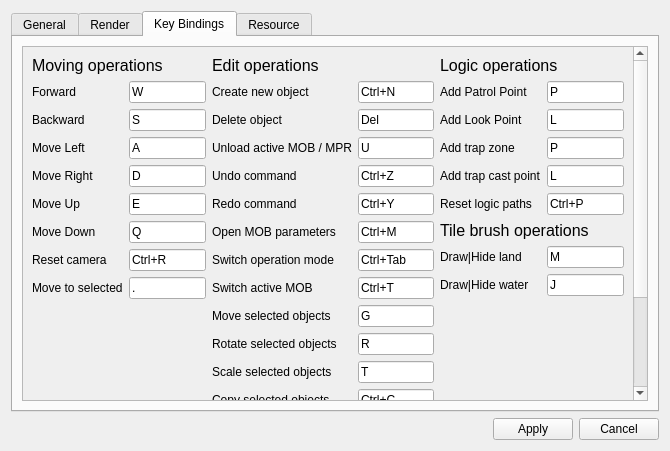
<?xml version="1.0" encoding="UTF-8"?>
<ui version="4.0">
 <class>CSettings</class>
 <widget class="QWidget" name="CSettings">
  <property name="geometry">
   <rect>
    <x>0</x>
    <y>0</y>
    <width>670</width>
    <height>451</height>
   </rect>
  </property>
  <property name="windowTitle">
   <string>Settings</string>
  </property>
  <layout class="QVBoxLayout" name="verticalLayout_3">
   <item>
    <widget class="QTabWidget" name="tabWidget">
     <property name="enabled">
      <bool>true</bool>
     </property>
     <property name="layoutDirection">
      <enum>Qt::LeftToRight</enum>
     </property>
     <property name="currentIndex">
      <number>2</number>
     </property>
     <widget class="QWidget" name="tabGeneral">
      <attribute name="title">
       <string>General</string>
      </attribute>
      <layout class="QHBoxLayout" name="horizontalLayout_3">
       <item>
        <widget class="QScrollArea" name="scrollArea">
         <property name="widgetResizable">
          <bool>true</bool>
         </property>
         <widget class="QWidget" name="scrollAreaWidgetContents">
          <property name="geometry">
           <rect>
            <x>0</x>
            <y>0</y>
            <width>628</width>
            <height>357</height>
           </rect>
          </property>
          <layout class="QGridLayout" name="gridLayout" columnstretch="1,3">
           <item row="4" column="0">
            <layout class="QHBoxLayout" name="horizontalLayout_7">
             <item>
              <widget class="QLabel" name="label_38">
               <property name="toolTip">
                <string>Controls detail written to the workflow log: 0 Off, 1 Fatal errors, 2 Warnings, 3 Information, 4 Debug. Use Information for normal testing and Debug when reproducing a problem.</string>
               </property>
               <property name="text">
                <string>Log level</string>
               </property>
              </widget>
             </item>
             <item>
              <widget class="QSlider" name="logLevel">
               <property name="toolTip">
                 <string>0 Off; 1 Fatal errors; 2 Warnings; 3 Information; 4 Debug. Information is recommended for testing; Debug produces the most diagnostic detail.</string>
               </property>
               <property name="maximum">
                <number>4</number>
               </property>
               <property name="orientation">
                <enum>Qt::Horizontal</enum>
               </property>
              </widget>
             </item>
            </layout>
           </item>
           <item row="5" column="0">
            <layout class="QHBoxLayout" name="horizontalLayoutUndoHistory">
             <item>
              <widget class="QLabel" name="labelUndoHistoryLimit">
               <property name="toolTip">
                <string>Maximum number of editor commands retained for Undo and Redo, including selection changes. The default is 512. Applied after restarting the editor.</string>
               </property>
               <property name="text">
                <string>Undo history limit</string>
               </property>
              </widget>
             </item>
             <item>
              <widget class="QLineEdit" name="undoHistoryLimit">
               <property name="toolTip">
                 <string>Maximum number of editor commands retained for Undo and Redo, including selection changes. The default is 512. Applied after restarting the editor.</string>
               </property>
              </widget>
             </item>
            </layout>
           </item>
           <item row="0" column="0">
            <widget class="QCheckBox" name="dipEditSymmetric">
             <property name="toolTip">
              <string>When editing diplomacy, automatically applies the reciprocal relationship in the opposite direction.</string>
             </property>
             <property name="text">
              <string>Two-way diplomacy changes</string>
             </property>
            </widget>
           </item>
           <item row="2" column="0">
            <layout class="QHBoxLayout" name="horizontalLayout_14">
             <property name="rightMargin">
              <number>0</number>
             </property>
             <property name="bottomMargin">
              <number>0</number>
             </property>
             <item>
              <widget class="QLabel" name="labelSenseY">
               <property name="toolTip">
                <string>Vertical mouse-look sensitivity for the 3D viewport camera.</string>
               </property>
               <property name="text">
                <string>Sense Y:</string>
               </property>
              </widget>
             </item>
             <item>
              <widget class="QSlider" name="mouseSenseY">
               <property name="toolTip">
                <string>Vertical mouse-look sensitivity for the 3D viewport camera.</string>
               </property>
               <property name="minimum">
                <number>1</number>
               </property>
               <property name="orientation">
                <enum>Qt::Horizontal</enum>
               </property>
              </widget>
             </item>
            </layout>
           </item>
           <item row="11" column="0">
            <spacer name="verticalSpacer_2">
             <property name="orientation">
              <enum>Qt::Vertical</enum>
             </property>
             <property name="sizeHint" stdset="0">
              <size>
               <width>20</width>
               <height>209</height>
              </size>
             </property>
            </spacer>
           </item>
           <item row="2" column="1">
            <spacer name="horizontalSpacer_2">
             <property name="orientation">
              <enum>Qt::Horizontal</enum>
             </property>
             <property name="sizeHint" stdset="0">
              <size>
               <width>40</width>
               <height>20</height>
              </size>
             </property>
            </spacer>
           </item>
           <item row="3" column="0">
            <layout class="QHBoxLayout" name="horizontalLayout_5">
             <property name="topMargin">
              <number>0</number>
             </property>
             <property name="rightMargin">
              <number>0</number>
             </property>
             <item>
              <widget class="QLabel" name="labelRangeInc">
               <property name="toolTip">
                <string>Size of a newly added MOB object-ID range. The new range starts after the highest existing range and ends at start plus this value.</string>
               </property>
               <property name="text">
                 <string>New ID range size</string>
               </property>
              </widget>
             </item>
             <item>
              <widget class="QLineEdit" name="rangeIncrement">
               <property name="toolTip">
                <string>Size of a newly added MOB object-ID range. Default: 999.</string>
               </property>
              </widget>
             </item>
            </layout>
           </item>
           <item row="1" column="0">
            <layout class="QHBoxLayout" name="horizontalLayout_13">
             <property name="rightMargin">
              <number>0</number>
             </property>
             <property name="bottomMargin">
              <number>0</number>
             </property>
             <item>
              <widget class="QLabel" name="labelSenseX">
               <property name="toolTip">
                <string>Horizontal mouse-look sensitivity for the 3D viewport camera.</string>
               </property>
               <property name="text">
                <string>Sense X:</string>
               </property>
              </widget>
             </item>
             <item>
              <widget class="QSlider" name="mouseSenseX">
               <property name="toolTip">
                <string>Horizontal mouse-look sensitivity for the 3D viewport camera.</string>
               </property>
               <property name="minimum">
                <number>1</number>
               </property>
               <property name="orientation">
                <enum>Qt::Horizontal</enum>
               </property>
              </widget>
             </item>
            </layout>
           </item>
           <item row="7" column="0">
            <layout class="QHBoxLayout" name="horizontalLayout_8">
             <property name="bottomMargin">
              <number>0</number>
             </property>
             <item>
              <widget class="QLabel" name="labellandCheckTime">
               <property name="toolTip">
                <string>Reserved for polling externally modified MPR files. This feature is currently disabled, so this value has no effect.</string>
               </property>
               <property name="text">
                 <string>External MPR polling (inactive)</string>
               </property>
              </widget>
             </item>
             <item>
              <widget class="QSlider" name="landCheckTime">
               <property name="enabled">
                <bool>false</bool>
               </property>
               <property name="toolTip">
                <string>Currently inactive. Intended polling interval in milliseconds for detecting MPR changes made by another program.</string>
               </property>
               <property name="minimumSize">
                <size>
                 <width>50</width>
                 <height>0</height>
                </size>
               </property>
               <property name="maximum">
                <number>2000</number>
               </property>
               <property name="singleStep">
                <number>100</number>
               </property>
               <property name="orientation">
                <enum>Qt::Horizontal</enum>
               </property>
              </widget>
             </item>
            </layout>
           </item>
          </layout>
         </widget>
        </widget>
       </item>
      </layout>
     </widget>
     <widget class="QWidget" name="tabRender">
      <attribute name="title">
       <string>Render</string>
      </attribute>
      <layout class="QVBoxLayout" name="verticalLayout">
       <item>
        <widget class="QScrollArea" name="scrollArea_2">
         <property name="widgetResizable">
          <bool>true</bool>
         </property>
         <widget class="QWidget" name="scrollAreaWidgetContents_2">
          <property name="geometry">
           <rect>
            <x>0</x>
            <y>0</y>
            <width>628</width>
            <height>357</height>
           </rect>
          </property>
          <property name="layoutDirection">
           <enum>Qt::LeftToRight</enum>
          </property>
          <property name="autoFillBackground">
           <bool>true</bool>
          </property>
          <layout class="QVBoxLayout" name="verticalLayout_2">
           <property name="spacing">
            <number>6</number>
           </property>
           <property name="sizeConstraint">
            <enum>QLayout::SetDefaultConstraint</enum>
           </property>
           <property name="leftMargin">
            <number>9</number>
           </property>
           <property name="topMargin">
            <number>9</number>
           </property>
           <property name="rightMargin">
            <number>9</number>
           </property>
           <property name="bottomMargin">
            <number>9</number>
           </property>
           <item>
            <widget class="QCheckBox" name="drawLogic">
             <property name="toolTip">
              <string>Shows unit patrol routes and other unit logic even when their owning unit is not selected.</string>
             </property>
             <property name="text">
              <string>Always draw units logic</string>
             </property>
            </widget>
           </item>
           <item>
            <widget class="QCheckBox" name="freeCamera">
             <property name="toolTip">
              <string>Uses unrestricted viewport camera movement instead of terrain-constrained navigation.</string>
             </property>
             <property name="text">
              <string>Free Camera</string>
             </property>
            </widget>
           </item>
           <item>
            <widget class="QCheckBox" name="drawWater">
             <property name="toolTip">
              <string>Displays MPR water, swamp, and similar surface overlays in the viewport.</string>
             </property>
             <property name="text">
              <string>Draw water</string>
             </property>
            </widget>
           </item>
           <item>
            <widget class="QCheckBox" name="drawHelp">
             <property name="toolTip">
              <string>Displays helper-radius guides for applicable objects while editing logic.</string>
             </property>
             <property name="text">
              <string>Draw help radius in logic mode</string>
             </property>
            </widget>
           </item>
           <item>
            <spacer name="verticalSpacer">
             <property name="orientation">
              <enum>Qt::Vertical</enum>
             </property>
             <property name="sizeHint" stdset="0">
              <size>
               <width>20</width>
               <height>40</height>
              </size>
             </property>
            </spacer>
           </item>
          </layout>
         </widget>
        </widget>
       </item>
      </layout>
     </widget>
     <widget class="QWidget" name="tabKeyBindings">
      <attribute name="title">
       <string>Key Bindings</string>
      </attribute>
      <layout class="QVBoxLayout" name="verticalLayout_4">
       <item>
        <widget class="QScrollArea" name="scrollArea_4">
         <property name="widgetResizable">
          <bool>true</bool>
         </property>
         <widget class="QWidget" name="scrollAreaWidgetContents_4">
          <property name="geometry">
           <rect>
            <x>0</x>
            <y>0</y>
            <width>614</width>
            <height>487</height>
           </rect>
          </property>
          <layout class="QHBoxLayout" name="horizontalLayout">
           <item>
            <layout class="QHBoxLayout" name="horizontalLayout_12">
             <item>
              <layout class="QFormLayout" name="formLayout_3">
               <item row="0" column="0" colspan="2">
                <widget class="QLabel" name="label_5">
                 <property name="font">
                  <font>
                   <pointsize>12</pointsize>
                  </font>
                 </property>
                 <property name="text">
                  <string>Moving operations</string>
                 </property>
                </widget>
               </item>
               <item row="1" column="0">
                <widget class="QLabel" name="label_3">
                 <property name="text">
                  <string>Forward</string>
                 </property>
                </widget>
               </item>
               <item row="1" column="1">
                <widget class="QKeySequenceEdit" name="keySequenceEdit">
                 <property name="keySequence">
                  <string>W</string>
                 </property>
                </widget>
               </item>
               <item row="2" column="0">
                <widget class="QLabel" name="label_10">
                 <property name="text">
                  <string>Backward</string>
                 </property>
                </widget>
               </item>
               <item row="2" column="1">
                <widget class="QKeySequenceEdit" name="keySequenceEdit_2">
                 <property name="keySequence">
                  <string>S</string>
                 </property>
                </widget>
               </item>
               <item row="3" column="0">
                <widget class="QLabel" name="label_13">
                 <property name="text">
                  <string>Move Left</string>
                 </property>
                </widget>
               </item>
               <item row="3" column="1">
                <widget class="QKeySequenceEdit" name="keySequenceEdit_5">
                 <property name="keySequence">
                  <string>A</string>
                 </property>
                </widget>
               </item>
               <item row="4" column="0">
                <widget class="QLabel" name="label_14">
                 <property name="text">
                  <string>Move Right</string>
                 </property>
                </widget>
               </item>
               <item row="4" column="1">
                <widget class="QKeySequenceEdit" name="keySequenceEdit_6">
                 <property name="keySequence">
                  <string>D</string>
                 </property>
                </widget>
               </item>
               <item row="5" column="0">
                <widget class="QLabel" name="label_15">
                 <property name="text">
                  <string>Move Up</string>
                 </property>
                </widget>
               </item>
               <item row="5" column="1">
                <widget class="QKeySequenceEdit" name="keySequenceEdit_7">
                 <property name="keySequence">
                  <string>E</string>
                 </property>
                </widget>
               </item>
               <item row="6" column="0">
                <widget class="QLabel" name="label_16">
                 <property name="text">
                  <string>Move Down</string>
                 </property>
                </widget>
               </item>
               <item row="6" column="1">
                <widget class="QKeySequenceEdit" name="keySequenceEdit_8">
                 <property name="keySequence">
                  <string>Q</string>
                 </property>
                </widget>
               </item>
               <item row="7" column="0">
                <widget class="QLabel" name="label_28">
                 <property name="text">
                  <string>Reset camera</string>
                 </property>
                </widget>
               </item>
               <item row="7" column="1">
                <widget class="QKeySequenceEdit" name="keySequenceEdit_19">
                 <property name="keySequence">
                  <string>Ctrl+R</string>
                 </property>
                </widget>
               </item>
               <item row="8" column="0">
                <widget class="QLabel" name="label_37">
                 <property name="text">
                  <string>Move to selected</string>
                 </property>
                </widget>
               </item>
               <item row="8" column="1">
                <widget class="QKeySequenceEdit" name="keySequenceEdit_28">
                 <property name="keySequence">
                  <string>.</string>
                 </property>
                </widget>
               </item>
              </layout>
             </item>
            </layout>
           </item>
           <item>
            <layout class="QFormLayout" name="formLayout_4">
             <property name="topMargin">
              <number>0</number>
             </property>
             <property name="rightMargin">
              <number>0</number>
             </property>
             <item row="2" column="0">
              <widget class="QLabel" name="label_11">
               <property name="text">
                <string>Delete object</string>
               </property>
              </widget>
             </item>
             <item row="2" column="1">
              <widget class="QKeySequenceEdit" name="keySequenceEdit_3">
               <property name="keySequence">
                <string>Del</string>
               </property>
              </widget>
             </item>
             <item row="3" column="0">
              <widget class="QLabel" name="label_12">
               <property name="text">
                <string>Unload active MOB / MPR</string>
               </property>
              </widget>
             </item>
             <item row="3" column="1">
              <widget class="QKeySequenceEdit" name="keySequenceEdit_4">
               <property name="keySequence">
                <string>U</string>
               </property>
              </widget>
             </item>
             <item row="0" column="0" colspan="2">
              <widget class="QLabel" name="label_17">
               <property name="font">
                <font>
                 <pointsize>12</pointsize>
                </font>
               </property>
               <property name="text">
                <string>Edit operations</string>
               </property>
              </widget>
             </item>
             <item row="7" column="0">
              <widget class="QLabel" name="label_21">
               <property name="text">
                <string>Switch operation mode</string>
               </property>
              </widget>
             </item>
             <item row="7" column="1">
              <widget class="QKeySequenceEdit" name="keySequenceEdit_12">
               <property name="keySequence">
                <string>Ctrl+Tab</string>
               </property>
              </widget>
             </item>
             <item row="8" column="0">
              <widget class="QLabel" name="label_22">
               <property name="text">
                <string>Switch active MOB</string>
               </property>
              </widget>
             </item>
             <item row="8" column="1">
              <widget class="QKeySequenceEdit" name="keySequenceEdit_13">
               <property name="keySequence">
                <string>Ctrl+T</string>
               </property>
              </widget>
             </item>
             <item row="9" column="0">
              <widget class="QLabel" name="label_25">
               <property name="text">
                <string>Move selected objects</string>
               </property>
              </widget>
             </item>
             <item row="9" column="1">
              <widget class="QKeySequenceEdit" name="keySequenceEdit_16">
               <property name="keySequence">
                <string>G</string>
               </property>
              </widget>
             </item>
             <item row="10" column="0">
              <widget class="QLabel" name="label_26">
               <property name="text">
                <string>Rotate selected objects</string>
               </property>
              </widget>
             </item>
             <item row="10" column="1">
              <widget class="QKeySequenceEdit" name="keySequenceEdit_17">
               <property name="keySequence">
                <string>R</string>
               </property>
              </widget>
             </item>
             <item row="11" column="0">
              <widget class="QLabel" name="label_27">
               <property name="text">
                <string>Scale selected objects</string>
               </property>
              </widget>
             </item>
             <item row="11" column="1">
              <widget class="QKeySequenceEdit" name="keySequenceEdit_18">
               <property name="keySequence">
                <string>T</string>
               </property>
              </widget>
             </item>
             <item row="12" column="0">
              <widget class="QLabel" name="label_29">
               <property name="text">
                <string>Copy selected objects</string>
               </property>
              </widget>
             </item>
             <item row="12" column="1">
              <widget class="QKeySequenceEdit" name="keySequenceEdit_20">
               <property name="keySequence">
                <string>Ctrl+C</string>
               </property>
              </widget>
             </item>
             <item row="13" column="0">
              <widget class="QLabel" name="label_30">
               <property name="text">
                <string>Paste copied objects</string>
               </property>
              </widget>
             </item>
             <item row="13" column="1">
              <widget class="QKeySequenceEdit" name="keySequenceEdit_21">
               <property name="keySequence">
                <string>Ctrl+V</string>
               </property>
              </widget>
             </item>
             <item row="15" column="0">
              <widget class="QLabel" name="label_31">
               <property name="text">
                <string>Hide selected objects</string>
               </property>
              </widget>
             </item>
             <item row="15" column="1">
              <widget class="QKeySequenceEdit" name="keySequenceEdit_22">
               <property name="keySequence">
                <string>H</string>
               </property>
              </widget>
             </item>
             <item row="16" column="0">
              <widget class="QLabel" name="label_32">
               <property name="text">
                <string>Unhide objects</string>
               </property>
              </widget>
             </item>
             <item row="16" column="1">
              <widget class="QKeySequenceEdit" name="keySequenceEdit_23">
               <property name="keySequence">
                <string>Alt+H</string>
               </property>
              </widget>
             </item>
             <item row="1" column="0">
              <widget class="QLabel" name="label_20">
               <property name="text">
                <string>Create new object</string>
               </property>
              </widget>
             </item>
             <item row="1" column="1">
              <widget class="QKeySequenceEdit" name="keySequenceEdit_11">
               <property name="keySequence">
                <string>Ctrl+N</string>
               </property>
              </widget>
             </item>
             <item row="4" column="0">
              <widget class="QLabel" name="label_33">
               <property name="text">
                <string>Undo command</string>
               </property>
              </widget>
             </item>
             <item row="4" column="1">
              <widget class="QKeySequenceEdit" name="keySequenceEdit_24">
               <property name="keySequence">
                <string>Ctrl+Z</string>
               </property>
              </widget>
             </item>
             <item row="5" column="0">
              <widget class="QLabel" name="label_34">
               <property name="text">
                <string>Redo command</string>
               </property>
              </widget>
             </item>
             <item row="5" column="1">
              <widget class="QKeySequenceEdit" name="keySequenceEdit_25">
               <property name="keySequence">
                <string>Ctrl+Y</string>
               </property>
              </widget>
             </item>
             <item row="6" column="0">
              <widget class="QLabel" name="label_35">
               <property name="text">
                <string>Open MOB parameters</string>
               </property>
              </widget>
             </item>
             <item row="6" column="1">
              <widget class="QKeySequenceEdit" name="keySequenceEdit_26">
               <property name="keySequence">
                <string>Ctrl+M</string>
               </property>
              </widget>
             </item>
             <item row="14" column="0">
              <widget class="QLabel" name="label_36">
               <property name="text">
                <string>Cut selected objects</string>
               </property>
              </widget>
             </item>
             <item row="14" column="1">
              <widget class="QKeySequenceEdit" name="keySequenceEdit_27">
               <property name="keySequence">
                <string>Ctrl+X</string>
               </property>
              </widget>
             </item>
            </layout>
           </item>
           <item>
            <layout class="QFormLayout" name="formLayout_6">
             <property name="leftMargin">
              <number>0</number>
             </property>
             <item row="0" column="0" colspan="2">
              <widget class="QLabel" name="label_18">
               <property name="font">
                <font>
                 <pointsize>12</pointsize>
                </font>
               </property>
               <property name="text">
                <string>Logic operations</string>
               </property>
              </widget>
             </item>
             <item row="1" column="0">
              <widget class="QLabel" name="label_2">
               <property name="text">
                <string>Add Patrol Point</string>
               </property>
              </widget>
             </item>
             <item row="1" column="1">
              <widget class="QKeySequenceEdit" name="keySequenceEdit_10">
               <property name="keySequence">
                <string>P</string>
               </property>
              </widget>
             </item>
             <item row="2" column="0">
              <widget class="QLabel" name="label_19">
               <property name="text">
                <string>Add Look Point</string>
               </property>
              </widget>
             </item>
             <item row="2" column="1">
              <widget class="QKeySequenceEdit" name="keySequenceEdit_9">
               <property name="keySequence">
                <string>L</string>
               </property>
              </widget>
             </item>
             <item row="3" column="0">
              <widget class="QLabel" name="label_23">
               <property name="text">
                <string>Add trap zone</string>
               </property>
              </widget>
             </item>
             <item row="3" column="1">
              <widget class="QKeySequenceEdit" name="keySequenceEdit_14">
               <property name="keySequence">
                <string>P</string>
               </property>
              </widget>
             </item>
             <item row="4" column="0">
              <widget class="QLabel" name="label_24">
               <property name="text">
                <string>Add trap cast point</string>
               </property>
              </widget>
             </item>
             <item row="4" column="1">
              <widget class="QKeySequenceEdit" name="keySequenceEdit_15">
               <property name="keySequence">
                <string>L</string>
               </property>
              </widget>
             </item>
             <item row="5" column="0">
              <widget class="QLabel" name="label_6">
               <property name="text">
                <string>Reset logic paths</string>
               </property>
              </widget>
             </item>
             <item row="5" column="1">
              <widget class="QKeySequenceEdit" name="keySequenceEdit_29">
               <property name="keySequence">
                <string>Ctrl+P</string>
               </property>
              </widget>
             </item>
             <item row="6" column="0" colspan="2">
              <widget class="QLabel" name="label_7">
               <property name="font">
                <font>
                 <pointsize>12</pointsize>
                </font>
               </property>
               <property name="text">
                <string>Tile brush operations</string>
               </property>
              </widget>
             </item>
             <item row="7" column="0">
              <widget class="QLabel" name="label_8">
               <property name="text">
                <string>Draw|Hide land</string>
               </property>
              </widget>
             </item>
             <item row="7" column="1">
              <widget class="QKeySequenceEdit" name="keySequenceEdit_30">
               <property name="keySequence">
                <string>M</string>
               </property>
              </widget>
             </item>
             <item row="8" column="0">
              <widget class="QLabel" name="label_9">
               <property name="text">
                <string>Draw|Hide water</string>
               </property>
              </widget>
             </item>
             <item row="8" column="1">
              <widget class="QKeySequenceEdit" name="keySequenceEdit_31">
               <property name="keySequence">
                <string>J</string>
               </property>
              </widget>
             </item>
            </layout>
           </item>
          </layout>
         </widget>
        </widget>
       </item>
      </layout>
     </widget>
     <widget class="QWidget" name="tabResource">
      <attribute name="title">
       <string>Resource</string>
      </attribute>
      <layout class="QHBoxLayout" name="horizontalLayout_2">
       <item>
        <widget class="QScrollArea" name="scrollArea_3">
         <property name="widgetResizable">
          <bool>true</bool>
         </property>
         <widget class="QWidget" name="scrollAreaWidgetContents_3">
          <property name="geometry">
           <rect>
            <x>0</x>
            <y>0</y>
            <width>628</width>
            <height>357</height>
           </rect>
          </property>
          <layout class="QFormLayout" name="formLayout">
           <property name="sizeConstraint">
            <enum>QLayout::SetDefaultConstraint</enum>
           </property>
           <item row="0" column="0">
            <widget class="QLabel" name="label">
              <property name="toolTip">
               <string>Advanced fallback sources for figure/model data. Normally managed by Game and Mod Setup. Entries nearer the top have higher lookup priority.</string>
              </property>
             <property name="text">
              <string>Legacy figure folders (advanced)</string>
             </property>
            </widget>
           </item>
           <item row="0" column="1">
            <layout class="QHBoxLayout" name="horizontalLayout_4">
             <item>
              <widget class="QListWidget" name="figPaths">
                <property name="toolTip">
                 <string>Advanced fallback sources for figure/model data. Normally managed by Game and Mod Setup. Entries nearer the top have higher lookup priority.</string>
                </property>
               <property name="sizePolicy">
                <sizepolicy hsizetype="Expanding" vsizetype="Ignored">
                 <horstretch>0</horstretch>
                 <verstretch>0</verstretch>
                </sizepolicy>
               </property>
               <property name="autoScroll">
                <bool>true</bool>
               </property>
               <property name="autoScrollMargin">
                <number>16</number>
               </property>
              </widget>
             </item>
             <item>
              <layout class="QVBoxLayout" name="verticalLayout_5">
               <item>
                <widget class="QToolButton" name="figPathAdd">
                 <property name="text">
                  <string>+</string>
                 </property>
                </widget>
               </item>
               <item>
                <widget class="QToolButton" name="figPathRemove">
                 <property name="text">
                  <string> - </string>
                 </property>
                </widget>
               </item>
               <item>
                <widget class="QToolButton" name="figPathUp">
                 <property name="text">
                  <string>Up</string>
                 </property>
                </widget>
               </item>
               <item>
                <widget class="QToolButton" name="figPathDown">
                 <property name="text">
                  <string>Down</string>
                 </property>
                </widget>
               </item>
              </layout>
             </item>
            </layout>
           </item>
           <item row="1" column="0">
            <widget class="QLabel" name="label_4">
              <property name="toolTip">
               <string>Advanced fallback sources for texture data. Normally managed by Game and Mod Setup. Entries nearer the top have higher lookup priority.</string>
              </property>
             <property name="text">
              <string>Legacy texture folders (advanced)</string>
             </property>
            </widget>
           </item>
           <item row="1" column="1">
            <layout class="QHBoxLayout" name="horizontalLayout_6">
             <item>
              <widget class="QListWidget" name="texPaths">
                <property name="toolTip">
                 <string>Advanced fallback sources for texture data. Normally managed by Game and Mod Setup. Entries nearer the top have higher lookup priority.</string>
                </property>
               <property name="sizePolicy">
                <sizepolicy hsizetype="Expanding" vsizetype="Ignored">
                 <horstretch>0</horstretch>
                 <verstretch>0</verstretch>
                </sizepolicy>
               </property>
              </widget>
             </item>
             <item>
              <layout class="QVBoxLayout" name="verticalLayout_6">
               <item>
                <widget class="QToolButton" name="texPathAdd">
                 <property name="text">
                  <string>+</string>
                 </property>
                </widget>
               </item>
               <item>
                <widget class="QToolButton" name="texPathRemove">
                 <property name="text">
                  <string> - </string>
                 </property>
                </widget>
               </item>
               <item>
                <widget class="QToolButton" name="texPathUp">
                 <property name="text">
                  <string>Up</string>
                 </property>
                </widget>
               </item>
               <item>
                <widget class="QToolButton" name="texpathDown">
                 <property name="text">
                  <string>Down</string>
                 </property>
                </widget>
               </item>
              </layout>
             </item>
            </layout>
           </item>
          </layout>
         </widget>
        </widget>
       </item>
      </layout>
     </widget>
    </widget>
   </item>
   <item>
    <layout class="QHBoxLayout" name="buttonsLayout">
     <property name="topMargin">
      <number>0</number>
     </property>
     <item>
      <spacer name="horizontalSpacer">
       <property name="orientation">
        <enum>Qt::Horizontal</enum>
       </property>
       <property name="sizeHint" stdset="0">
        <size>
         <width>40</width>
         <height>20</height>
        </size>
       </property>
      </spacer>
     </item>
     <item>
      <widget class="QPushButton" name="buttonApply">
       <property name="text">
        <string>Apply</string>
       </property>
      </widget>
     </item>
     <item>
      <widget class="QPushButton" name="buttonCancel">
       <property name="text">
        <string>Cancel</string>
       </property>
      </widget>
     </item>
    </layout>
   </item>
  </layout>
 </widget>
 <resources/>
 <connections/>
</ui>
